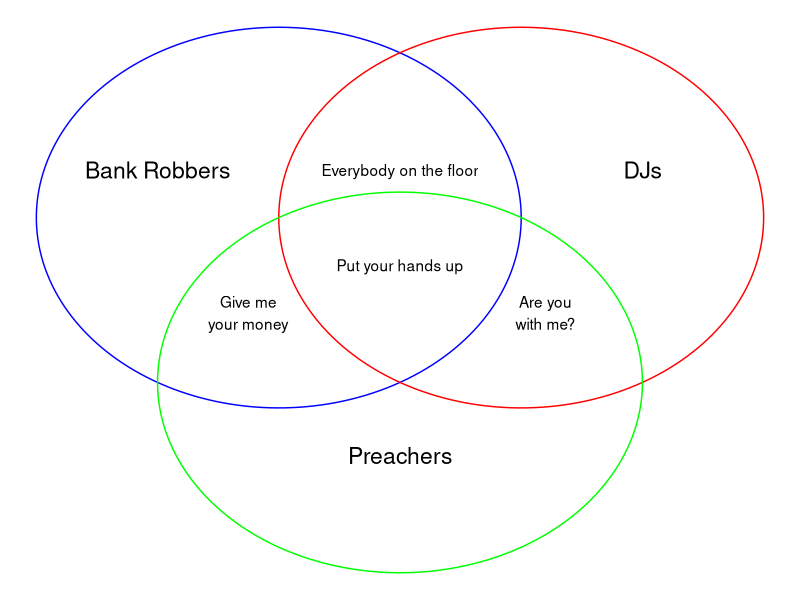

The R script that drew this image:
# Tre cirkler

library(ggplot2)

circleFunc <- 
  function(center = c(0,0), diameter = 1, npoints = 200, start = 0, end = 2*pi) {
    tt <- seq(start, end, length.out = npoints)
    data.frame(x = center[1] + diameter / 2 * cos(tt),
               y = center[2] + diameter / 2 * sin(tt))
  }

radius <- 100
c1 <- circleFunc(diameter = radius*2)
c2 <- circleFunc(diameter = radius*2, center = c(radius,0))
c3 <- circleFunc(diameter = radius*2, center = c(radius/2, -sqrt(radius^2-(radius/2)^2)))
p <- ggplot(data = c1, aes(x,y))
p <- p + geom_polygon(fill = "white", color = "blue", alpha=0)
p <- p + geom_polygon(data = c2, aes(x,y),fill = "white", color = "red", alpha=0)
p <- p + geom_polygon(data = c3, aes(x,y),fill = "white", color = "green", alpha=0)
p <- p + theme_void()
p <- p + annotate("text", label = "Bank Robbers", x = -radius/2, y = radius/4, size = 5.8)
p <- p + annotate("text", label = "DJs", x = radius*1.5, y = radius/4, size = 5.8)
p <- p + annotate("text", label = "Preachers", x = radius/2, y = -radius*1.25, size = 5.8)
p <- p + annotate("text", label = "Put your hands up", x = radius/2, y = -radius/4)
p <- p + annotate("text", label = "Give me\nyour money", x = -radius/8, y = -radius/2)
p <- p + annotate("text", label = "Are you\nwith me?", x = radius*1.1, y = -radius/2)
p <- p + annotate("text", label = "Everybody on the floor", x = radius/2, y = radius/4)

p
